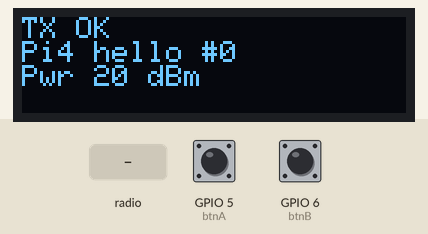
Recording of a program running on a simulated Raspberry Pi (BCM pin numbers). Parts: 128×32 one-colour display. Inputs (shaded band) come from the test bench; at power-on: GPIO 6 (btnB) HIGH, GPIO 5 (btnA) HIGH. No radio messages arrive unless stated (any console line starting 'radio sent:' is added by the test bench).

Above: at 1.3 s.
1.4 s: GPIO 6 (btnB) pulled LOW for 0.15 s
At 1.64 s:
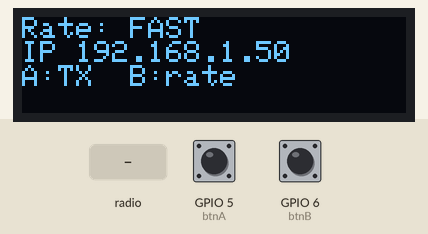
3.3 s: radio message "0" arrives
At 3.43 s:
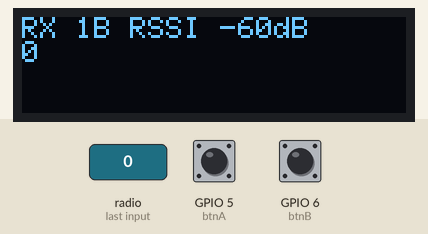
5.0 s: GPIO 6 (btnB) pulled LOW for 1 s
At 6.7 s:
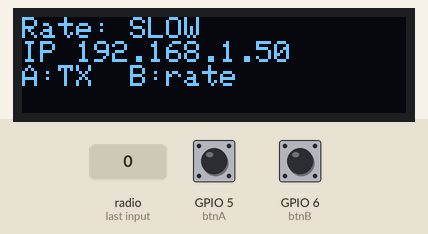
9.0 s: GPIO 5 (btnA) pulled LOW for 1 s
At 11.4 s:
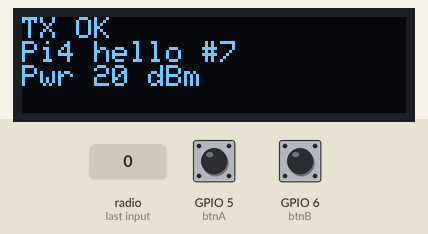
16.1 s: radio message "1" arrives
At 17.0 s:
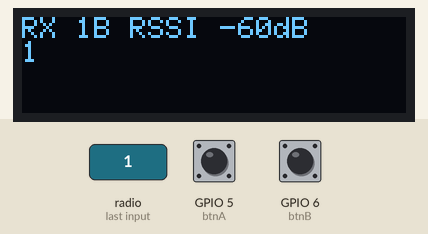
Timing chart, 0 to 19.1 s (numbered marks = the images above; inputs shaded):
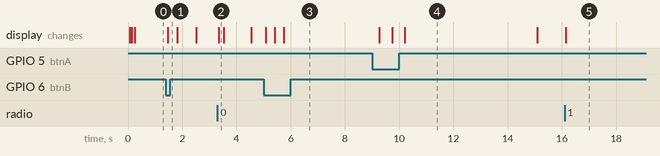

The program:

groundstation.py
```python
# (licence header left out)
import time
import socket
import busio
import board
from digitalio import DigitalInOut, Direction, Pull
import adafruit_ssd1306
import adafruit_rfm9x

# ----------------------------
# Buttons on the Bonnet
# ----------------------------
btnA = DigitalInOut(board.D5)   # left
btnA.direction = Direction.INPUT
btnA.pull = Pull.UP

btnB = DigitalInOut(board.D6)   # middle
btnB.direction = Direction.INPUT
btnB.pull = Pull.UP

btnC = DigitalInOut(board.D12)  # right (unused here)
btnC.direction = Direction.INPUT
btnC.pull = Pull.UP

# ----------------------------
# OLED (SSD1306 128x32 on I2C)
# ----------------------------
i2c = busio.I2C(board.SCL, board.SDA)
oled_reset = DigitalInOut(board.D4)  # Bonnet ties OLED RST to GPIO4
display = adafruit_ssd1306.SSD1306_I2C(128, 32, i2c, reset=oled_reset)
display.fill(0); display.show()

# Basic text helper
def oled_lines(lines):
    display.fill(0)
    y = 0
    for s in lines[:4]:  # 4 rows of 8px text on 32px-high OLED
        display.text(str(s)[:21], 0, y, 1)  # 21 chars-ish across
        y += 8
    display.show()

# ----------------------------
# RFM95 LoRa radio (SPI + control pins)
# ----------------------------
CS = DigitalInOut(board.CE1)     # Chip Select
RESET = DigitalInOut(board.D25)  # Reset
spi = busio.SPI(board.SCK, MOSI=board.MOSI, MISO=board.MISO)

# Set your band here (US: 915.0 MHz; EU: 868.0 MHz; 433 region: 433.0 MHz)
RADIO_FREQ_MHZ = 915.0

oled_lines(["Init RFM95...", f"Freq {RADIO_FREQ_MHZ} MHz", ""])
try:
    rfm9x = adafruit_rfm9x.RFM9x(spi, CS, RESET, RADIO_FREQ_MHZ)
except RuntimeError as e:
    oled_lines(["RFM95 ERROR", "Check wiring/CE1", str(e)[:21]])
    raise

# Optional radio settings
rfm9x.tx_power = 20          # dBm (max 23; obey local regulations!)
rfm9x.signal_bandwidth = 125000  # Hz (typical)
rfm9x.coding_rate = 5
rfm9x.spreading_factor = 7

# ----------------------------
# Utility: best-effort IP display
# ----------------------------
def get_ip():
    try:
        s = socket.socket(socket.AF_INET, socket.SOCK_DGRAM)
        s.settimeout(0.1)
        s.connect(("8.8.8.8", 80))
        ip = s.getsockname()[0]
        s.close()
        return ip
    except Exception:
        return "no net"

ip = get_ip()

# ----------------------------
# Main loop
# ----------------------------
counter = 0
fast = False
last_tx = 0.0
period_slow = 5.0
period_fast = 1.0

oled_lines(["RFM95 ready", f"IP {ip}", "A:TX  B:rate"])

while True:
    now = time.monotonic()

    # Button B toggles rate
    if not btnB.value:
        fast = not fast
        oled_lines([f"Rate: {'FAST' if fast else 'SLOW'}", f"IP {ip}", "A:TX  B:rate"])
        time.sleep(0.25)  # debounce

    # Button A forces immediate TX
    do_tx = False
    if not btnA.value:
        do_tx = True
        time.sleep(0.15)  # debounce

    # Periodic TX
    period = period_fast if fast else period_slow
    if (now - last_tx) >= period:
        do_tx = True

    if do_tx:
        payload = f"Pi4 hello #{counter}"
        try:
            rfm9x.send(bytes(payload, "utf-8"))
            last_tx = now
            counter += 1
            oled_lines(["TX OK", payload, f"Pwr {rfm9x.tx_power} dBm"])
        except Exception as e:
            oled_lines(["TX ERROR", str(e)[:21]])
        # brief status dwell
        time.sleep(0.2)

    # (Optional) listen briefly for replies and show RSSI
    packet = rfm9x.receive(timeout=0.01)
    if packet is not None:
        try:
            msg = packet.decode("utf-8", errors="ignore")
        except Exception:
            msg = str(packet)
        oled_lines([f"RX {len(packet)}B RSSI {rfm9x.last_rssi}dB", msg[:21]])

    # Idle status heartbeat line every ~second
    if int(now) % 2 == 0:
        pass

    time.sleep(0.01)
```

Measured:
- after the input at 1.4 s, the display: changes after 0.07 s (image 1)
- after the input at 3.3 s, the display: changes at once (image 2)
- after the input at 5.0 s, the display: changes after 0.08 s (image 3)
- after the input at 16.1 s, the display: changes at once (image 5)
- what the display in image 4 shows lasts 4.9 s, from 10.2 s to 15.1 s
